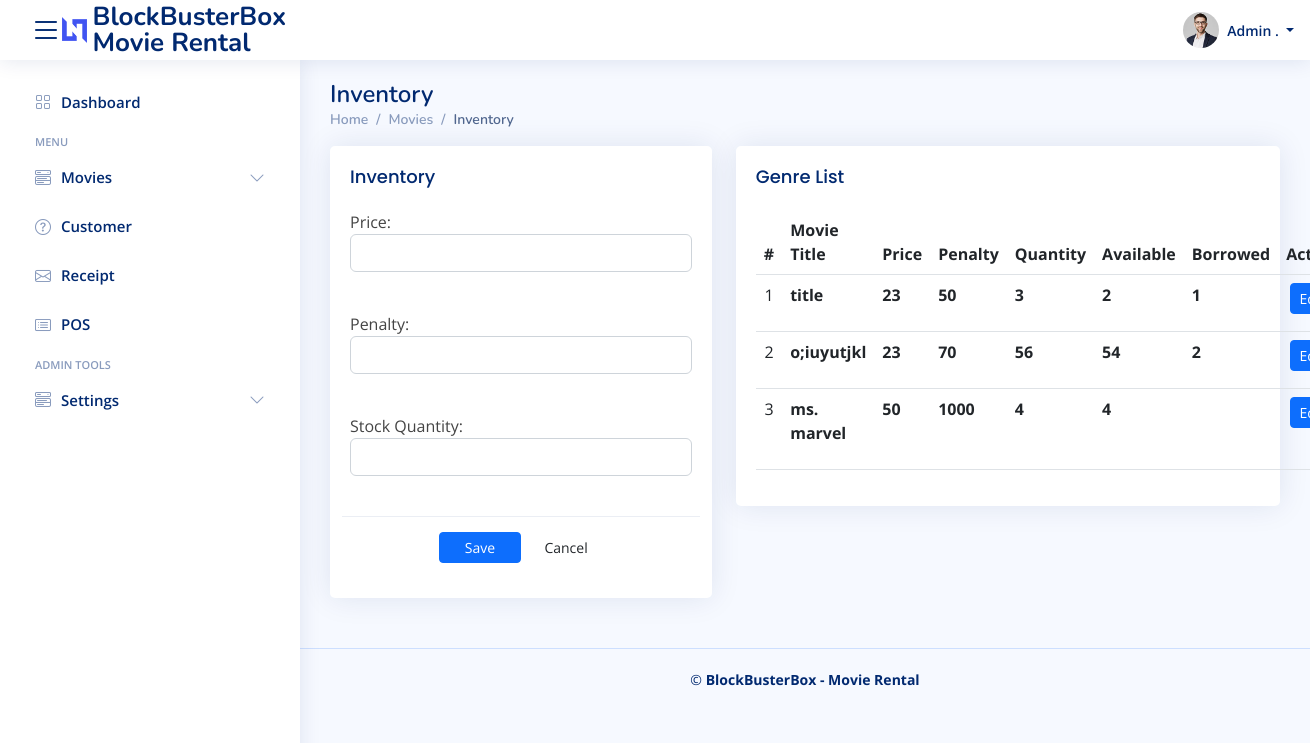
Page /index.php?page=inventory (signed in) on the committed database.
### tables this page shows
CREATE TABLE `tbl_user_information` (
  `id` int(11) NOT NULL,
  `user_account_id` int(11) DEFAULT NULL,
  `email` varchar(255) DEFAULT NULL,
  `fName` varchar(255) DEFAULT NULL,
  `mName` varchar(255) DEFAULT NULL,
  `lName` varchar(255) DEFAULT NULL,
  `address` varchar(255) DEFAULT NULL,
  `contactNo` varchar(255) DEFAULT NULL,
  `created_at` timestamp NOT NULL DEFAULT current_timestamp()
);

CREATE TABLE `tbl_movie_inventory_info` (
  `id` int(11) NOT NULL,
  `tbl_movie_info_id` int(11) DEFAULT NULL,
  `price` int(11) DEFAULT NULL,
  `qty` int(11) DEFAULT NULL,
  `available` int(11) DEFAULT NULL,
  `borrowed` int(11) DEFAULT NULL,
  `penalty` float NOT NULL DEFAULT 0,
  `created_at` timestamp NOT NULL DEFAULT current_timestamp()
);

CREATE TABLE `tbl_movie_info` (
  `id` int(11) NOT NULL,
  `title` varchar(255) DEFAULT NULL,
  `cast` varchar(255) DEFAULT NULL,
  `director` varchar(255) DEFAULT NULL,
  `img` varchar(255) DEFAULT NULL,
  `created_at` timestamp NOT NULL DEFAULT current_timestamp()
);

### inventory.php (the view, shortened to what this page needs)
<?php include('include/db_connect.php');?>
<div class="pagetitle">
    <h1>Inventory</h1>
    <nav>
        <ol class="breadcrumb">
            <li class="breadcrumb-item"><a href="../basicRental/index.php">Home</a></li>
            <li class="breadcrumb-item">Movies</li>
            <li class="breadcrumb-item active">Inventory</li>
        </ol>
    </nav>
</div>
<section class="section dashboard">
    <div class="row">
        <div class="col-lg-5">
            <div class="card">
                <div class="card-body">
                    <h5 class="card-title">Inventory</h5>
                    <form action="" id="manage-inventory" class="row g-3 needs-validation" novalidate>
                        <div class="col-12">
                            <label for="price">Price:</label>
                            <input class="form-control" type="number" id="price" name="price" min="0" required><br>
                        </div>
                        <div class="col-12">
                            <label for="quantity">Penalty:</label>
                            <input class="form-control" type="number" id="penalty" name="penalty" min="0"required><br>
                        </div>
                        <div class="col-12">
                            <label for="quantity">Stock Quantity:</label>
                            <input class="form-control" type="number" id="quantity" name="quantity" min="0"required><br>
                        </div>
                        <div class="card-footer">
                            <div class="row">
                                <div class="col-md-12">
                                    <button class="btn btn-sm btn-primary col-sm-3 offset-md-3"> Save</button>
                                    <button class="btn btn-sm btn-default col-sm-3" type="button" onclick="$('#manage-inventory').get(0).reset()"> Cancel</button>
                                </div>
                            </div>
                        </div>
                    </form>
                </div>
            </div>
        </div>
        <div class="col-lg-7">
            <div class="col-lg-12">
                <div class="card">
                    <div class="card-body">
                        <h5 class="card-title">Genre List</h5>
                        <table class="table datatable">
                            <thead>
                                <tr>
                                    <th scope="col">#</th>
                                    <th scope="col">Movie Title</th>
                                    <th scope="col">Price</th>
                                    <th scope="col">Penalty</th>
                                    <th scope="col">Quantity</th>
                                    <th scope="col">Available</th>
                                    <th scope="col">Borrowed</th>
                                    <th scope="col">Action</th>
                                </tr>
                            </thead>
                            <tbody>
                                <?php
                                $i = 1;
                                $mov_info = $conn->query("SELECT * FROM tbl_movie_inventory_info ORDER BY tbl_movie_info_id ASC");
                                while ($row = $mov_info->fetch_assoc()):
                                    ?>
                                    <tr>
                                        <td class="text-center"><?php echo $i++ ?></td>
                                        <?php
                                        $data_about = $conn->query("SELECT * FROM tbl_movie_info WHERE `id` = " . $row['tbl_movie_info_id']);
                                        if ($data_about) {
                                            $row_about = $data_about->fetch_assoc();
                                            ?>
                                            <td class=""><p><b><?php echo $row_about['title'] ?></b></p></td>
                                            <?php
                                        }
                                        ?>
                                        <td class=""><p><b><?php echo $row['price'] ?></b></p></td>
                                        <td class=""><p><b><?php echo $row['penalty'] ?></b></p></td>
                                        <td class=""><p><b><?php echo $row['qty'] ?></b></p></td>
                                        <?php
                                        $data_about2 = $conn->query("SELECT SUM(requestedQty) AS totalRequestedQty FROM tbl_rents_info WHERE `status` = 'RENTED' AND `tbl_movie_info_id` = " . $row['tbl_movie_info_id']);
                                        if ($data_about2) {
                                            $row_about2 = $data_about2->fetch_assoc();
                                            $totalRequestedQty = $row_about2['totalRequestedQty'];
                                        } else {
                                            $totalRequestedQty = 0;
                                        }
                                        $available = intval($row['available']) - intval($totalRequestedQty);
                                        ?>
                                        <td class=""><p><b><?php echo  $available?></b></p></td>
                                        <td class=""><p><b><?php echo $totalRequestedQty ?></b></p></td>
                                        <td class="text-center">
                                            <button id="edit" class="btn btn-sm btn-primary" type="button"
                                            data-id="<?php echo $row['id'] ?>"
                                            data-price="<?php echo $row['price'] ?>"
                                            data-qty="<?php echo $row['qty'] ?>"
                                            data-available="<?php echo $row['available'] ?>"
                                            data-borrowed="<?php echo $row['borrowed'] ?>"
                                            data-penalty="<?php echo $row['penalty'] ?>"
                                            >Edit</button>
                                        </td>
                                    </tr>
                                <?php endwhile; ?>
                            </tbody>
                        </table>
                    </div>
                </div>
            </div>
        </div>
    </div>
</section>

### include/topbar.php (shortened to what this page needs)
  <?php
include('include/db_connect.php');
$userInfo = $conn->query("SELECT * FROM tbl_user_information WHERE user_account_id = " . $_SESSION['login_id'] . " LIMIT 1")->fetch_array();
$name = ucwords($userInfo['fName']) . " " . ucwords($userInfo['mName'][0]) . ". " . ucwords($userInfo['lName']);
  ?>
  <header id="header" class="header fixed-top d-flex align-items-center">
    <div class="d-flex align-items-center justify-content-between">
    <i class="bi bi-list toggle-sidebar-btn"></i>
      <a href="../basicRental/index.php" class="logo d-flex align-items-center">
        <img src="Public/assets/img/logo.png" alt="">
        <span class="d-none d-lg-block">BlockBusterBox<br>Movie Rental</span>
      </a>
    </div>
    <nav class="header-nav ms-auto">
      <ul class="d-flex align-items-center">
        <li class="nav-item dropdown pe-3">
          <a class="nav-link nav-profile d-flex align-items-center pe-0" href="#" data-bs-toggle="dropdown">
            <img src="Public/assets/img/profile-img.jpg" alt="Profile" class="rounded-circle">
            <span class="d-none d-md-block dropdown-toggle ps-2"><?php echo isset($name) ? $name : 'Guest'; ?></span>
          </a>
        </li>
      </ul>
    </nav>
  </header>

### Public/assets/css/style.css (style rules this page uses)
:root { scroll-behavior: smooth; }
body { font-family: "Open Sans", sans-serif; background: #f6f9ff; color: #444444; }
a { color: #4154f1; text-decoration: none; }
h1, h2, h3, h4, h5, h6 { font-family: "Nunito", sans-serif; }
.pagetitle { margin-bottom: 10px; }
.pagetitle h1 { font-size: 24px; margin-bottom: 0; font-weight: 600; color: #012970; }
.card { margin-bottom: 30px; border: none; border-radius: 5px; box-shadow: 0px 0 30px rgba(1, 41, 112, 0.1); }
.card-header, .card-footer { border-color: #ebeef4; background-color: #fff; color: #798eb3; padding: 15px; }
.card-title { padding: 20px 0 15px 0; font-size: 18px; font-weight: 500; color: #012970; font-family: "Poppins", sans-serif; }
.card-body { padding: 0 20px 20px 20px; }
.breadcrumb { font-size: 14px; font-family: "Nunito", sans-serif; color: #899bbd; font-weight: 600; }
.breadcrumb a { color: #899bbd; transition: 0.3s; }
.breadcrumb .breadcrumb-item::before { color: #899bbd; }
.breadcrumb .active { color: #51678f; font-weight: 600; }
.logo { line-height: 1; }
@media (min-width: 1200px) { .logo { width: 280px; } }
.logo img { max-height: 26px; margin-right: 6px; }
.logo span { font-size: 26px; font-weight: 700; color: #012970; font-family: "Nunito", sans-serif; }
.header { transition: all 0.5s; z-index: 997; height: 60px; box-shadow: 0px 2px 20px rgba(1, 41, 112, 0.1); background-color: #fff; padding-left: 20px; }
.header .toggle-sidebar-btn { font-size: 32px; padding-left: 10px; cursor: pointer; color: #012970; }
.header-nav ul { list-style: none; }
.header-nav>ul { margin: 0; padding: 0; }
.header-nav .nav-profile { color: #012970; }
.header-nav .nav-profile img { max-height: 36px; }
.header-nav .nav-profile span { font-size: 14px; font-weight: 600; }

### rows in the picture
tbl_user_information: name "Admin ."
tbl_movie_inventory_info: tbl_movie_info.title "title", price "23", penalty "50", qty "3", available "2", totalRequestedQty "1"
tbl_movie_inventory_info: tbl_movie_info.title "o;iuyutjkl", price "23", penalty "70", qty "56", available "54", totalRequestedQty "2"
tbl_movie_inventory_info: tbl_movie_info.title "ms. marvel", price "50", penalty "1000", qty "4", available "4"
